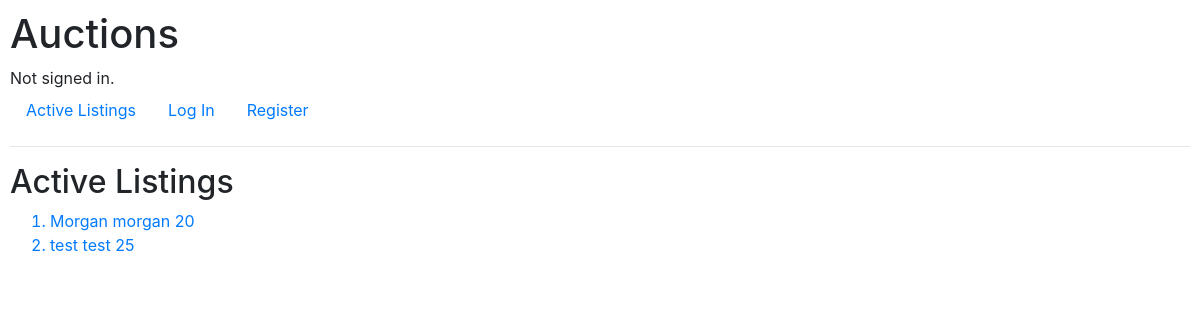
Page /auctions/ on the committed database.
### auctions/models.py (models this page shows)
class Listing(models.Model):
    creator = models.CharField(max_length=64)
    title = models.CharField(max_length=64)
    description = models.CharField(max_length=64)
    price = models.IntegerField()
    users = models.ManyToManyField(User, blank=True, related_name= "wishlist")
    def __str__(self):
        return f"{self.title} {self.description} {self.price}"

### auctions/views.py (the view)
# urls.py: path("", views.index, name="index"),
def index(request):
    return render(request, "auctions/index.html", {
        "listings": Listing.objects.all()
    })

### auctions/templates/auctions/index.html
{% extends "auctions/layout.html" %}
{% block body %}
    <h2>Active Listings</h2>
    <ol>
        {% for listing in listings %}
            <a href="{% url 'listing' listing.title %}"><li>{{ listing }}</li></a>
        {% endfor %}
    </ol>
{% endblock %}

### auctions/static/auctions/styles.css (style rules this page uses)
body { padding: 10px; }

### rows in the picture
Listing: title+description+price "Morgan morgan 20"
Listing: title+description+price "test test 25"
